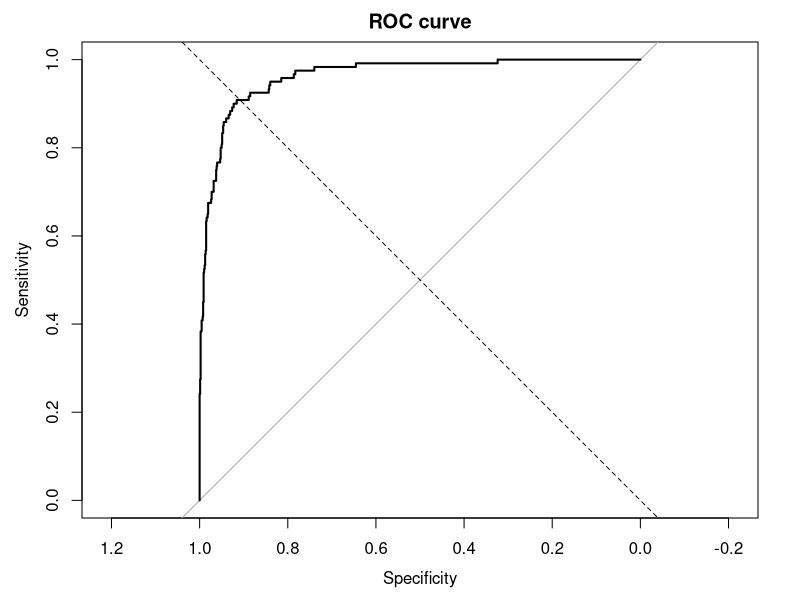

Reproduce this figure in R.
# =====================================================================
# NOT EXECUTED IN VERIFICATION -- R is not installable in this environment
# (Debian repos blocked). Desk-checked only; numbers in comments come from
# the executed Python equivalent in python/. Run this in RStudio.
# =====================================================================
# Experiment 14: Confusion matrix, accuracy and ROC
# Python equivalent: python/14_evaluation.py
# Same counts as Course 6 Unit 4 Problem 1: TP=80 FP=20 FN=40 TN=860

library(caret); library(pROC)

actual    <- factor(c(rep(1, 120), rep(0, 880)))
predicted <- factor(c(rep(1, 80), rep(0, 40), rep(1, 20), rep(0, 860)))

cm <- confusionMatrix(predicted, actual, positive = "1")
cm
#   Accuracy    : 0.9400
#   Sensitivity : 0.6667   <- RECALL
#   Specificity : 0.9773
#   Pos Pred Val: 0.8000   <- PRECISION
#   F1          : 0.7273

cm$table         # the confusion matrix itself
cm$byClass       # every derived metric

# THE ACCURACY PARADOX:
# 88% of these patients are healthy, so "always predict healthy" already
# scores 0.88. This model's 0.94 beats that by only 0.06 -- and it MISSES
# 40 of the 120 real cases. Accuracy alone conceals that entirely.

# --- ROC and AUC: need SCORES, not hard labels ---
# probs <- predict(model, test, type = "prob")[, "1"]
set.seed(42)
probs <- ifelse(actual == 1, rbeta(1000, 5, 2), rbeta(1000, 2, 5))

r <- roc(actual, probs)
auc(r)                       # ~0.96
plot(r, main = "ROC curve"); abline(a = 0, b = 1, lty = 2)

# AUC is the probability that the model ranks a random POSITIVE above a
# random NEGATIVE. 0.5 is the diagonal -- no better than guessing.
# Its advantage over accuracy is that it is THRESHOLD-INDEPENDENT.

coords(r, "best", ret = c("threshold", "sensitivity", "specificity"))
